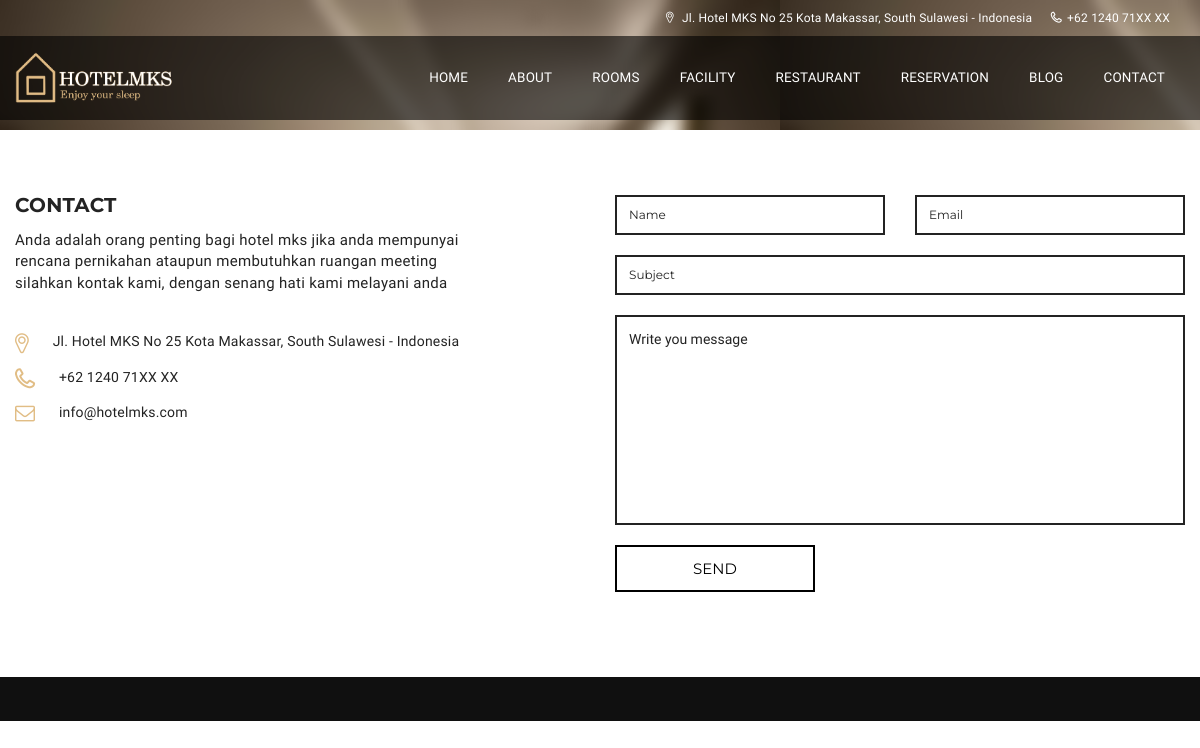
The app's page /index.php/contact with its own data.
### tables this page shows
CREATE TABLE `kontak` (
  `kd_kontak` int(11) NOT NULL,
  `des` text NOT NULL,
  `alamat` text NOT NULL,
  `telp` text NOT NULL,
  `email` text NOT NULL
);

### application/controllers/Contact.php (called while the page is built, shortened)
<?php
class Contact extends CI_Controller{
	function __construct(){
		$this->load->model('M_pengunjung','m_pengunjung');
	}
	function index(){
		$this->load->view('frontend/contact_view');
	}
}

### index.php (called while the page is built, shortened)
<?php
require_once BASEPATH.'core/CodeIgniter.php';

### application/views/frontend/contact_view.php (the view, shortened to what this page needs)
<!DOCTYPE html>
<html lang="en">
<head>
    <link rel="stylesheet" type="text/css" href="<?php echo base_url().'theme/css/lib/font-awesome.min.css'?>">
    <link rel="stylesheet" type="text/css" href="<?php echo base_url().'theme/css/lib/font-lotusicon.css'?>">
    <link rel="stylesheet" type="text/css" href="<?php echo base_url().'theme/css/lib/bootstrap.min.css'?>">
    <link rel="stylesheet" type="text/css" href="<?php echo base_url().'theme/css/lib/owl.carousel.css'?>">
    <link rel="stylesheet" type="text/css" href="<?php echo base_url().'theme/css/lib/jquery-ui.min.css'?>">
    <link rel="stylesheet" type="text/css" href="<?php echo base_url().'theme/css/lib/magnific-popup.css'?>">
    <link rel="stylesheet" type="text/css" href="<?php echo base_url().'theme/css/lib/settings.css'?>">
    <link rel="stylesheet" type="text/css" href="<?php echo base_url().'theme/css/lib/bootstrap-select.min.css'?>">
    <link rel="stylesheet" type="text/css" href="<?php echo base_url().'theme/css/helper.css'?>">
    <link rel="stylesheet" type="text/css" href="<?php echo base_url().'theme/css/custom.css'?>">
    <link rel="stylesheet" type="text/css" href="<?php echo base_url().'theme/css/responsive.css'?>">
    <link rel="stylesheet" type="text/css" href="<?php echo base_url().'theme/css/style.css'?>">
</head>
<body>
    <div id="page-wrap">
        <header id="header" class="header-v2">
           <?php $this->load->view('frontend/headertop');?>
        </header>
        <section class="section-sub-banner bg-9">
            <div class="sub-banner">
                <div class="container">
                    <div class="text text-center">
                    </div>
                </div>
            </div>
        </section>
        <section class="section-contact">
            <div class="container">
                <div class="contact">
                    <div class="row">
                        <div class="col-md-6 col-lg-5">
                            <div class="text">
							<?php
									$sqf=$this->db->query("SELECT * from kontak");
									$dataf=$sqf->row_array();
							?>
                                <h2>Contact</h2>
                                <p><?php echo $dataf['des']?> </p>
                                <ul>
                                    <li><i class="icon lotus-icon-location"></i> <?php echo $dataf['alamat']?></li>
                                    <li><i class="icon lotus-icon-phone"></i> <?php echo $dataf['telp']?></li>
                                    <li><i class="icon fa fa-envelope-o"></i> <?php echo $dataf['email']?></li>
                                </ul>
                            </div>
                        </div>
                        <div class="col-md-6 col-lg-6 col-lg-offset-1">
                            <div class="contact-form">
                                <form action="<?php echo site_url('contact/kirim');?>" method="post">
                                    <div class="row">
                                        <div class="col-sm-6">
                                            <input type="text" class="field-text"  name="name" placeholder="Name" required>
                                        </div>
                                        <div class="col-sm-6">
                                            <input type="email" class="field-text" name="email" placeholder="Email" required>
                                        </div>
                                        <div class="col-sm-12">
                                            <input type="text" class="field-text" name="subject" placeholder="Subject" required>
                                        </div>
                                        <div class="col-sm-12">
                                            <textarea cols="30" rows="10" name="message"  class="field-textarea" placeholder="Write you message" required></textarea>
                                        </div>
                                        <div class="col-sm-6">
                                            <button type="submit" class="awe-btn awe-btn-14">SEND</button>
                                        </div>
                                    </div>
                                </form>
                            </div>
                        </div>
                    </div>
                </div>
            </div>
        </section>
    </div>
</body>
</html>

### application/views/frontend/headertop.php
<div class="header_top">
             <div class="container">
                 <div class="header_left float-right">
		<?php
			$sql=$this->db->query("SELECT * from kontak");
			$header=$sql->row_array();
		?>
                     <span><i class="lotus-icon-location"></i> <?php echo $header['alamat']?></span>
                     <span><i class="lotus-icon-phone"></i><?php echo $header['telp']?></span>
                 </div>
             </div>
         </div>

### records on screen
kontak: alamat "Jl. Hotel MKS No 25 Kota Makassar, South Sulawesi - Indonesia", telp "+62 1240 71XX XX", des "Anda adalah orang penting bagi hotel mks jika anda mempunyai rencana pernikahan ataupun membutuhkan ruangan meeting silahkan kontak kami, dengan senang hati kami melayani anda", email "info@hotelmks.com"
